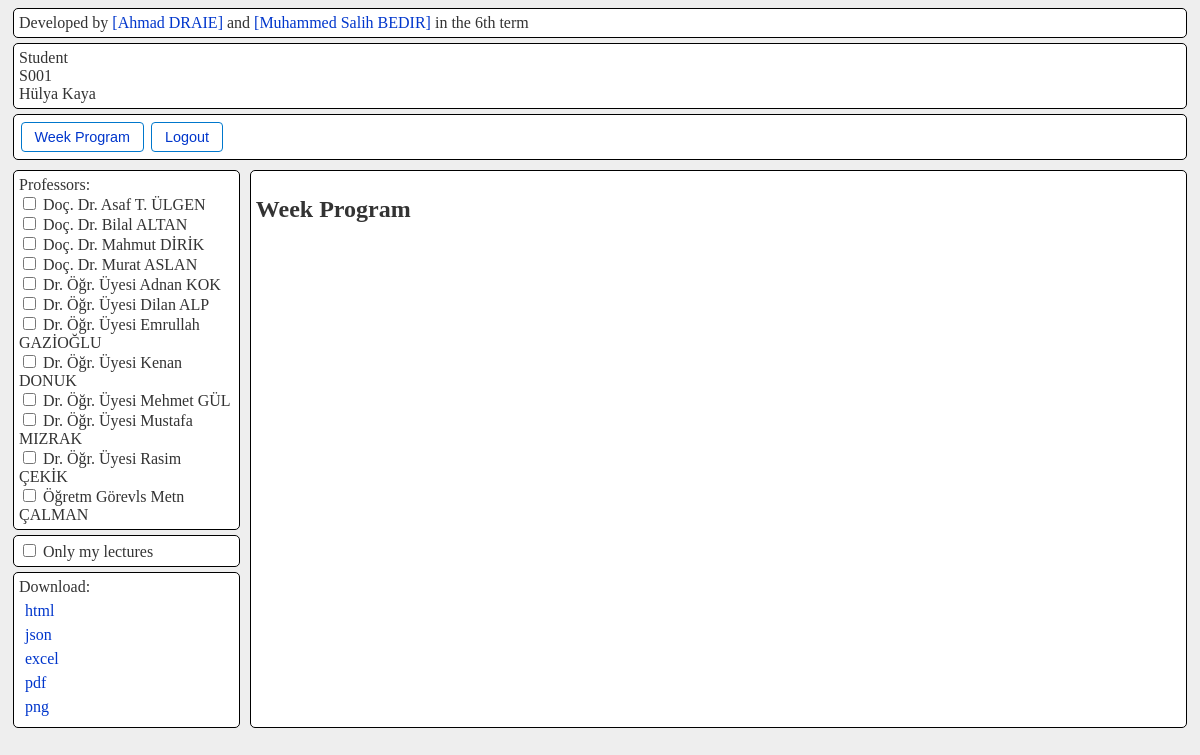
Page /week_program (signed in) on the committed database.
### models.py (models this page shows)
class Role(db.Model):
    id = db.Column(db.Integer, primary_key=True)
    name = db.Column(db.String(50), unique=True, nullable=False)

class User(db.Model, UserMixin):
    id = db.Column(db.Integer, primary_key=True)
    person_number = db.Column(db.String, db.ForeignKey('person.number'), nullable=False)
    password = db.Column(db.String(200), nullable=False)
    person = db.relationship('Person')

class Person(db.Model):
    id = db.Column(db.Integer, primary_key=True)
    number = db.Column(db.String, unique=True, nullable=False)
    name = db.Column(db.String, nullable=False)
    role_id = db.Column(db.Integer, db.ForeignKey('role.id'), nullable=False)
    role = db.relationship('Role')

### routes/week_schedual.py (the view)
@weekschedual_bp.route("/week_program")
@login_required
def week_program():
    students_number = request.args.get('students_number', type=str)
    professors_numbers = request.args.getlist('professors_numbers')
    if students_number and current_user.person.role_id != 1 and current_user.person_number != students_number:
        return "Unauthorized", 401
    professors_numbers = "&".join(map(
        lambda x: "professors_numbers=" + x,
        professors_numbers
    ))
    professors = Person.query.filter_by(role_id=2).order_by(Person.name).all()
    if current_user.person.role_id == 1:
        detailed_lectures = get_detailed_lectures()
        detailed_lectures.sort(key=lambda x: x["name"])
        for i in range(len(detailed_lectures)):
            detailed_lectures[i] = get_fully_detailed_lecture(detailed_lectures[i])
    else:
        detailed_lectures = None
    if current_user.person.role_id == 1:
        classrooms = [
            {
                "id": classroom.id,
                "name": classroom.name,
                "capacity": classroom.capacity
            }
            for classroom in Classroom.query.order_by(Classroom.name).all()
        ]
    else:
        classrooms = None
    hours = [
        hour.name
        for hour in db.session.query(Hour).all()
    ]
    days = [
        day.name
        for day in db.session.query(Day).all()
    ]
    return render_template(
        "week_program.html",
        students_number=students_number,
        professors_numbers=professors_numbers,
        professors=professors,
        lectures=detailed_lectures,
        classrooms=classrooms,
        days=days,
        hours=hours,
        current_user=current_user
    )

### app.py (called while the page is built)
@login_manager.user_loader
def load_user(user_id):
    return db.session.get(User, int(user_id))

### templates/week_program.html (shortened to what this page needs)
<!DOCTYPE html>
<html lang="en">
<head>
    <link rel="stylesheet" href="/static/style.css">
</head>
    {% include 'components/navbar.html' %}
    <div class="container">
        <div class="filters">
            <form class="bordered">
                <label for="professors_numbers">Professors:</label>
                <br>
                {% for professor in professors %}
                    <input type="checkbox" name="professors_numbers" onchange="displayUpdatedWeek();" value="{{professor.number}}" {% if professor.number in professors_numbers %}checked{% endif %}>
                    {{professor.name}}
                    <br>
                {% endfor %}
            </form>
            {% if current_user.person.role_id == 3 %}
            <div class="bordered">
                <input type="checkbox" name="only_my_lectures" onchange="displayUpdatedWeek()">
                <span>Only my lectures</span>
            </div>
            {% endif %}
            <div class="bordered">
                <label>Download:</label>
                <br>
                <a href="#" onclick="downloadWeekProgram('html')">html</a>
                <a href="#" onclick="downloadWeekProgram('json')">json</a>
                <a href="#" onclick="downloadWeekProgram('xlsx')">excel</a>
                <a href="#" onclick="downloadWeekProgram('pdf')">pdf</a>
                <a href="#" onclick="downloadWeekProgram('png')">png</a>
            </div>
        </div>
        <div class="week-table bordered">
            <h2>Week Program</h2>
        </div>
    </div>
</body>
</html>

### templates/components/navbar.html (shortened to what this page needs)
<nav class="container bordered navbar" dir="ltr">
    <span>Developed by <a>[Ahmad DRAIE]</a> and <a>[Muhammed Salih BEDIR]</a> in the 6th term</span>
</nav>
<nav class="container bordered navbar" dir="ltr">
    <ul class="user-info-list">
        <li>{{ current_user.person.role.name }}</li>
        <li>{{ current_user.person_number }}</li>
        <li>{{ current_user.person.name }}</li>
    </ul>
</nav>
<nav class="container bordered navbar" dir="ltr">
    <div>
        <a href='/week_program'>
            <button class="button-blue-white">Week Program</button>
        </a>
        <a href='/logout'>
            <button class="button-blue-white">Logout</button>
        </a>
    </div>
</nav>

### static/style.css (style rules this page uses)
:root { --bg-color: #eee; --border-color: #ccc; --primary-color: #0077cc; --primary-light: #e6f4ff; --text-color: #333; --link-color: #0077cc; --link-color: #0036cc; --link-hover-bg: #e6f4ff; --selected-bg: #cce5ff; --break-bg: #f0f0f0; --area-bg: #fff; --row-even-bg: #f9f9f9; }
.bordered { border: 1px solid black; background-color: var(--area-bg); border-radius: 5px; padding: 5px; margin: 5px; }
button { margin: 2px; }
.navbar a { text-decoration: none; color: var(--link-color); border-radius: 4px; }
.week-table { flex: 1; }
@media (min-aspect-ratio: 1) { .container { display: flex; } }
@media (min-aspect-ratio: 1) { .filters { max-width: 20%; } }
.filters a { display: block; margin: 6px; text-decoration: none; color: var(--link-color); }
.button-blue-white { padding: 0.4rem 0.8rem; margin: 0.1rem; border: 1px solid var(--primary-color); border-radius: 4px; background: var(--area-bg); color: var(--link-color); cursor: pointer; transition: background 0.2s, color 0.2s; font-size: 0.9rem; }
.user-info-list { list-style: none; margin: 0; padding: 0; }

### rows in the picture
Role: person.role.name "Student"
User: person_number "S001"
Person: person.name "Hülya Kaya"
Person: name "Doç. Dr. Asaf T. ÜLGEN"
Person: name "Doç. Dr. Bilal ALTAN"
Person: name "Doç. Dr. Mahmut DİRİK"
Person: name "Doç. Dr. Murat ASLAN"
Person: name "Dr. Öğr. Üyesi Adnan KOK"
Person: name "Dr. Öğr. Üyesi Dilan ALP"
Person: name "Dr. Öğr. Üyesi Emrullah GAZİOĞLU"
Person: name "Dr. Öğr. Üyesi Kenan DONUK"
Person: name "Dr. Öğr. Üyesi Mehmet GÜL"
Person: name "Dr. Öğr. Üyesi Mustafa MIZRAK"
Person: name "Dr. Öğr. Üyesi Rasim ÇEKİK"
Person: name "Öğretm Görevls Metn ÇALMAN"
